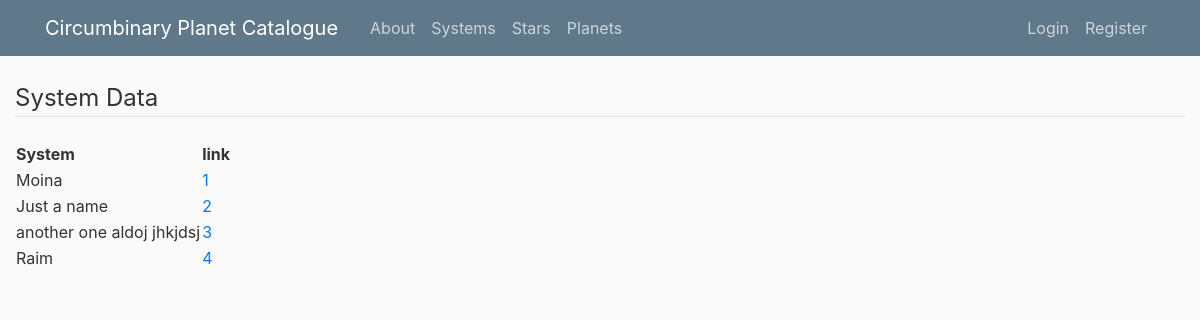
Page /systems/ on the earlier database version.
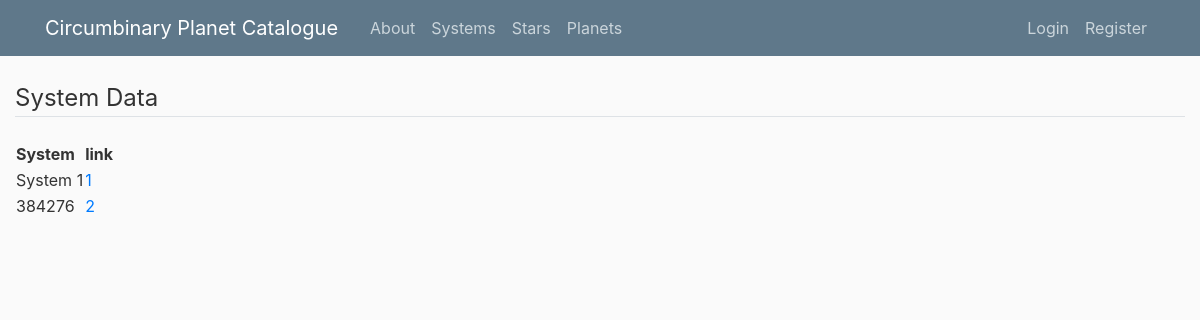
Same page on the later database version.
### flaskblog/models.py (models this page shows, shortened)
class System(db.Model):
    id = db.Column(db.Integer, primary_key=True)
    system_name = db.Column(db.String, nullable=False)
    gaia_id = db.Column(db.String)
    sp_type = db.Column(db.String)
    sp_type_ref = db.Column(db.String)
    ra = db.Column(db.Float)
    ra_error_upper = db.Column(db.Float)
    ra_error_lower = db.Column(db.Float)
    dec = db.Column(db.Float)
    dec_error_upper = db.Column(db.Float)
    dec_error_lower = db.Column(db.Float)
    ra_dec_ref = db.Column(db.Text)
    parallax = db.Column(db.Float)
    parallax_error = db.Column(db.Float)
    distance = db.Column(db.Float)
    distance_error_upper = db.Column(db.Float)
    distance_error_lower = db.Column(db.Float)
    distance_ref = db.Column(db.Text)
    distance_gspphot = db.Column(db.Float)
    distance_gspphot_upper = db.Column(db.Float)
    distance_gspphot_lower = db.Column(db.Float)
    pmra = db.Column(db.Float)
    pmra_error_upper = db.Column(db.Float)
    pmra_error_lower = db.Column(db.Float)
    pmdec = db.Column(db.Float)
    pmdec_error_upper = db.Column(db.Float)
    pmdec_error_lower = db.Column(db.Float)
    pm = db.Column(db.Float)
    pm_ref = db.Column(db.Text)
    radial_velocity = db.Column(db.Float)
    radial_velocity_upper = db.Column(db.Float)
    radial_velocity_lower = db.Column(db.Float)
    radial_velocity_ref = db.Column(db.Text)
    a = db.Column(db.Float)
    a_error_upper = db.Column(db.Float)
    a_error_lower = db.Column(db.Float)
    a_ref = db.Column(db.Text)
    incl = db.Column(db.Float)
    incl_error_upper = db.Column(db.Float)
    incl_error_lower = db.Column(db.Float)
    incl_ref = db.Column(db.Text)
    e = db.Column(db.Float)
    e_error_upper = db.Column(db.Float)
    e_error_lower = db.Column(db.Float)
    e_ref = db.Column(db.Text)
    w = db.Column(db.Float)
    w_error_upper = db.Column(db.Float)
    w_error_lower = db.Column(db.Float)
    w_ref = db.Column(db.Text)
    age = db.Column(db.Float)
    age_error_upper = db.Column(db.Float)
    age_error_lower = db.Column(db.Float)
    age_ref = db.Column(db.Text)
    alt_names = db.Column(db.String)
    notes = db.Column(db.Text)
    user_id = db.Column(db.Integer, db.ForeignKey('user.id'), nullable=False)

### flaskblog/systems/routes.py (the view)
@systems_bp.route("/systems/")
def systems():
    systems = System.query.all()
    return render_template('systems.html', title="System Catalogue", systems=systems)

### flaskblog/templates/systems.html (shortened to what this page needs)
{% extends "tb_layout.html" %}
{% block content %}
            <legend class="border-bottom mb-4"> System Data</legend>
            <table id="example">
                <thead>
                    <tr>
                        <th scope="col"> System </th>
                        <th scope="col"> link </th>
                    </tr>
                </thead>
                <tbody>
                    {% for system in systems %}
                    <tr>
                        <td> {{ system.system_name }} </td>
                        <td> <a href="{{ url_for('systems.system', system_id=system.id) }}"> {{ system.id }} </a> </td>
                    </tr>
                    {% endfor %}
                </tbody>
            </table>
{% endblock content %}

### flaskblog/templates/tb_layout.html (shortened to what this page needs)
<!DOCTYPE html>
<html>
<head>
    <link rel="stylesheet" href="https://maxcdn.bootstrapcdn.com/bootstrap/4.0.0/css/bootstrap.min.css">
    <link rel="stylesheet" type="text/css" href="{{ url_for('static', filename='main.css') }}">
    <link rel="stylesheet" type="text/css" href="https://cdn.datatables.net/v/dt/dt-1.12.1/b-2.2.3/b-colvis-2.2.3/fc-4.1.0/fh-3.2.4/datatables.min.css"/>
</head>
<body>
    <header class="site-header">
      <nav class="navbar navbar-expand-md navbar-dark bg-steel fixed-top">
        <div class="container">
          <a class="navbar-brand mr-4" href="/"> Circumbinary Planet Catalogue </a>
          <div class="collapse navbar-collapse" id="navbarToggle">
            <div class="navbar-nav mr-auto">
              <a class="nav-item nav-link" href="{{ url_for('main.about') }}">About</a>
              <a class="nav-item nav-link" href="{{ url_for('systems.systems') }}">Systems</a>
              <a class="nav-item nav-link" href="{{ url_for('stars.stars') }}">Stars</a>
              <a class="nav-item nav-link" href="{{ url_for('planets.planets') }}">Planets</a>
            </div>
            <div class="navbar-nav">
              {% if current_user.is_authenticated %}
              <li class="nav-item dropdown">
                <a class="nav-link dropdown-toggle" id="navbarDropdown" role="button" data-toggle="dropdown" aria-haspopup="true" aria-expanded="false">
                  User Menu
                </a>
              <div class="dropdown-menu"  aria-labelledby="navbarDropdown">
                <a class="dropdown-item" href="{{ url_for('systems.new_system') }}">Add New System</a>
                <a class="dropdown-item" href="{{ url_for('stars.new_star') }}">Add New Star</a>
                <a class="dropdown-item" href="{{ url_for('planets.new_planet') }}">Add New Planet</a>
                <a class="dropdown-item" href="{{ url_for('users.account') }}">My Account</a>
                <a class="dropdown-item" href="{{ url_for('users.logout') }}">Log Out</a>
              </div>
          </li>
              {% else %}
                <a class="nav-item nav-link" href="{{ url_for('users.login') }}">Login</a>
                <a class="nav-item nav-link" href="{{ url_for('users.register') }}">Register</a>
              {% endif %}
            </div>
          </div>
        </div>
      </nav>
    </header>
    <main role="main" class="container-fluid">
          {% block content %}{% endblock %}
    </main>
</body>
</html>

### flaskblog/static/main.css (style rules this page uses)
body { background: #fafafa; color: #333333; margin-top: 5rem; }
.bg-steel { background-color: #5f788a; }
.site-header .navbar-nav .nav-link { color: #cbd5db; }

Differences in the rows shown:
removed System: system_name "another one aldoj jhkjdsj", id "3"
removed System: system_name "Raim", id "4"
changed System id 1: system_name "Moina" → "System 1"
changed System id 2: system_name "Just a name" → "384276"
